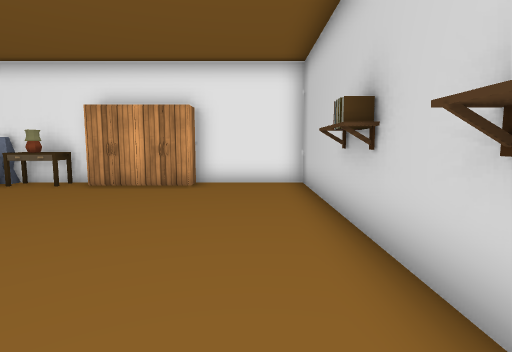
[1] (above)

22 first-person views from a walk through a Unity game level. The camera is 1.2 m above the floor, tilts 6° down and sees 80° across. Doors are open. The floor is counted in squares, 1 m on a side. Each view is taken from the middle of a square. On the plan, view 1 faces up. The plan holds only what a view shows up to about 13 squares ahead; the rest is blank. The player character is not drawn. Some surface patterns are stand-ins.

[2]
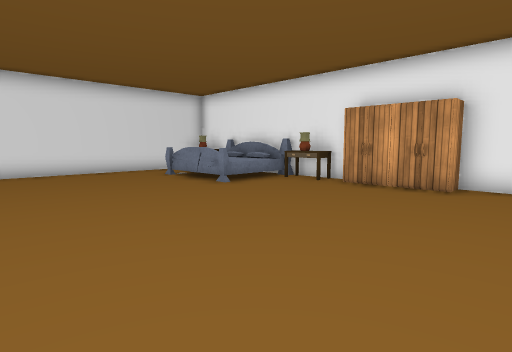

[3]
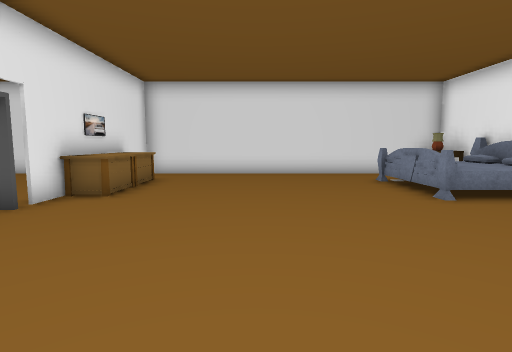

[4]
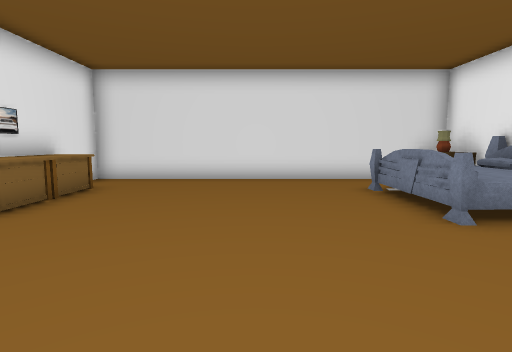

[5]
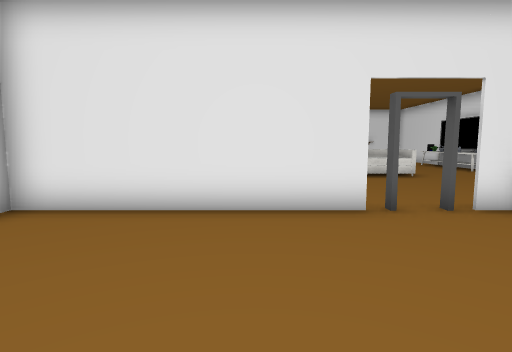

[6]
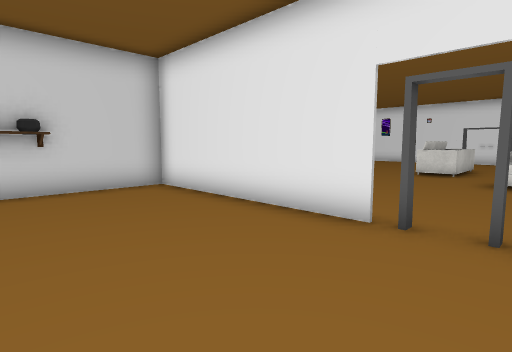

[7]
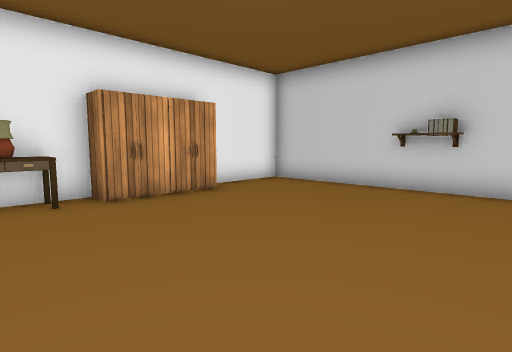

[8]
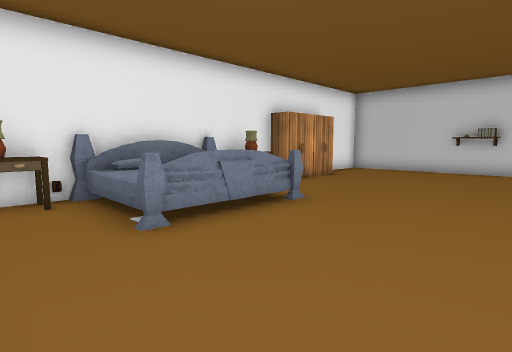

[9]
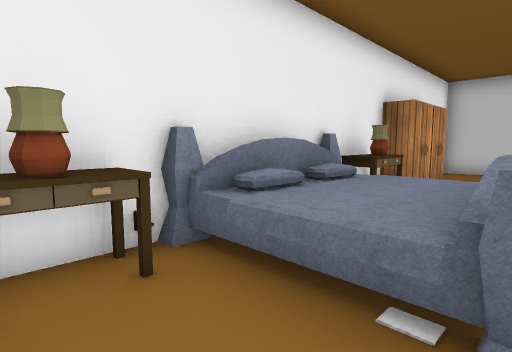

[10]
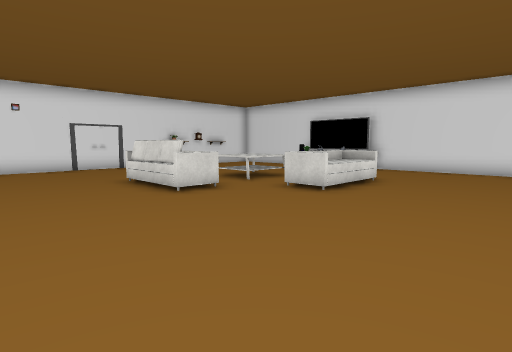

[11]
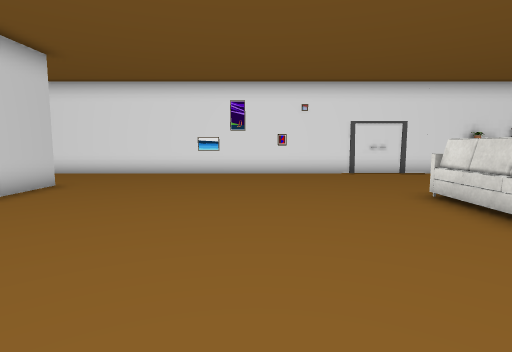

[12]
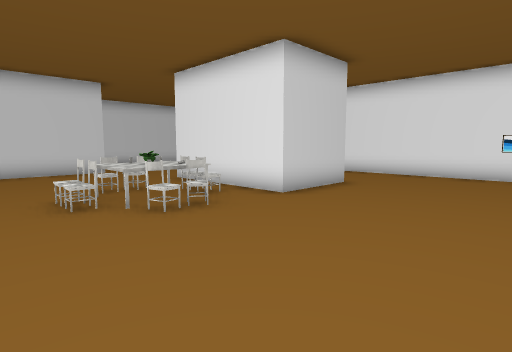

[13]
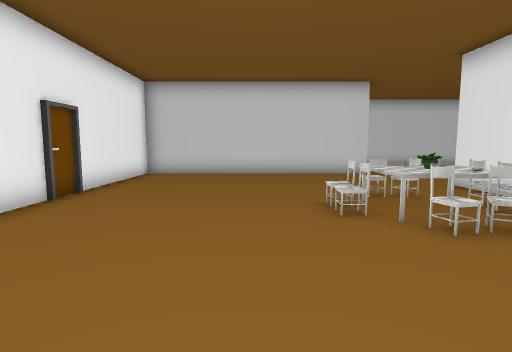

[14]
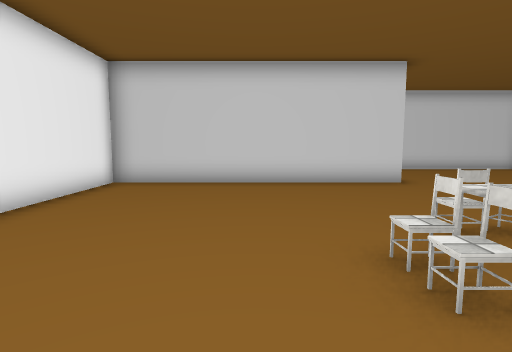

[15]
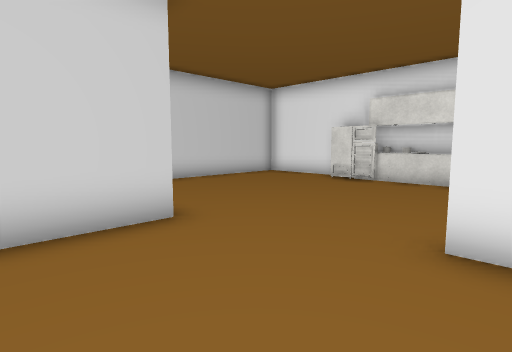

[16]
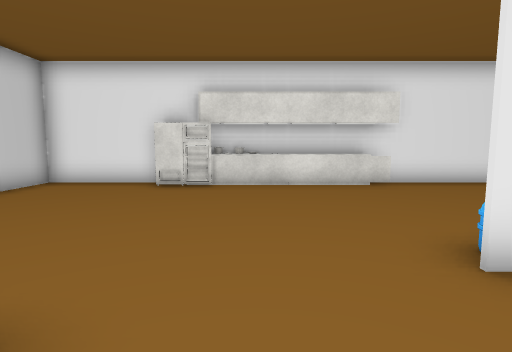

[17]
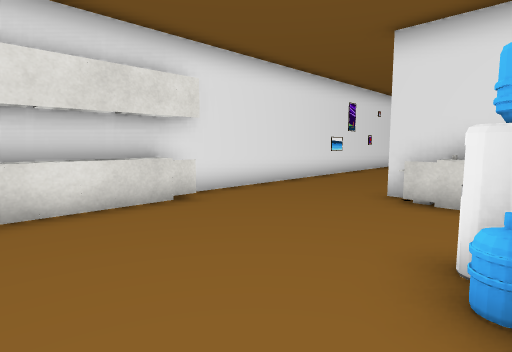

[18]
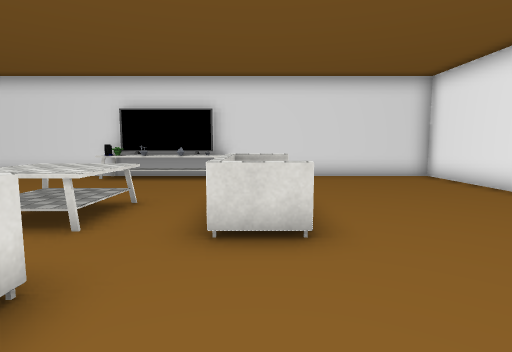

[19]
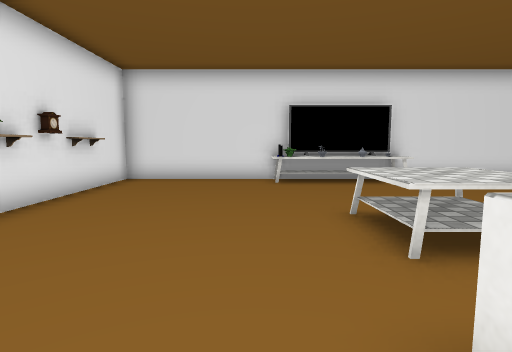

[20]
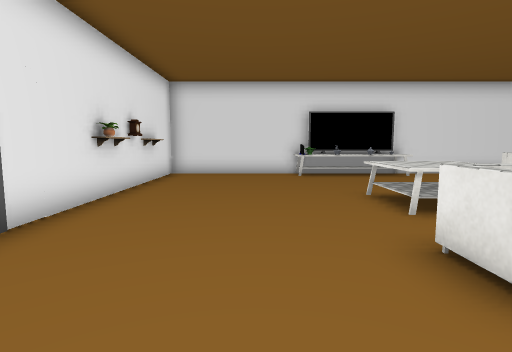

[21]
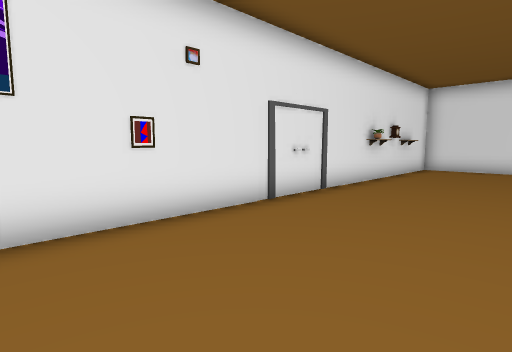

[22]
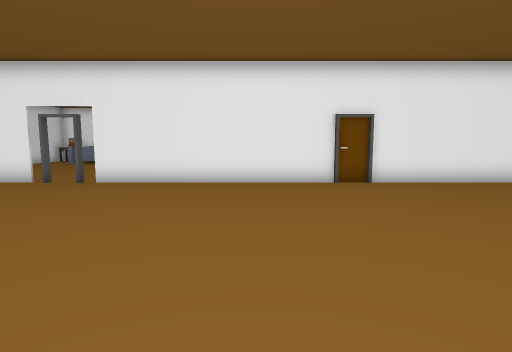

### Floor plan
Points are (right, up) in squares from view 1. A wall is a line through its corners. A room is listed if a view was taken in it or the views show most of it. See-through windows are left out.
Room 1 (views 1, 2, 3, 4, 5, 6, 7, 8, 9)
walls: (-4.8, 9.5) (-13.5, 9.5) (-13.5, -2); (-5.1, -2.5) (1.5, -2.5) (1.5, 4.5); (-7.5, -2.5) (-7, -2.5); (1.5, 8.4) (1.5, 9.5) (-1.9, 9.5); (-13.5, -2.5) (-11.4, -2.5)
ways out: opening at (-9.5, -2.2) to room 2; open door at (-6, -2.2) to room 2
objects: other object (-13, 9) to (-12, 9); other object (-11, -2); other object (-11, 6) to (-8, 9); other object (-10, -2) to (-9, -2); other object (-8, -2); other object (-7, 9); other object (-6, 9); other object (-5, 9) to (-4, 9); other object (-3, 9) to (-2, 9); other object (1, 1); other object (1, 2); other object (1, 4); other object (1, 5)
Room 2 (views 10, 11, 12, 13, 14, 15, 16, 17, 18, 19, 20, 21, 22)
walls: (7.4, -12.8) (10.5, -12.8); (4.5, -2.5) (-5, -2.5); (15.5, -11.6) (15.5, -7.5); (15.5, -5.6) (15.5, -4.5); (-6.9, -2.5) (-7.5, -2.5); (15.5, -2.5) (7.4, -2.5); (-11.4, -2.5) (-13.5, -2.5); (-13.5, -2) (-13.5, -19.5) (20.5, -19.5) (20.5, -14.4)
ways out: opening at (-9.5, -2.2) to room 1; open door at (-6, -2.2) to room 1
objects: other object (-13, -14); other object (-13, -13); other object (-13, -12); other object (-13, -11); other object (-13, -10); other object (-12, -14); other object (-11, -19); other object (-10, -19); other object (-9, -9) to (-6, -9); other object (-8, -19); other object (-8, -13) to (-6, -12); other object (-4, -14) to (-3, -11); other object (3, -19); other object (6, -14); other object (7, -15); other object (7, -14); other object (7, -10); other object (8, -12); other object (8, -11) to (9, -11); other object (8, -10) to (9, -10); other object (8, -9); other object (9, -9); other object (10, -11); other object (10, -10); other object (11, -19); other object (11, -13); other object (12, -19) to (13, -19); other object (14, -19); other object (14, -18); other object (15, -19); other object (15, -18); other object (16, -19); other object (17, -19)

Where each view was taken, in squares from view 1:
view 1: 0 up, 0 right, facing up
view 2: 0 up, 0 right, facing up-left
view 3: 2 up, 1 left, facing left
view 4: 3 up, 3 left, facing left
view 5: 3 up, 3 left, facing down
view 6: 2 up, 7 left, facing down-right
view 7: 2 up, 7 left, facing up-right
view 8: 2 up, 13 left, facing up-right
view 9: 6 up, 13 left, facing up-right
view 10: 4 down, 1 right, facing down-left
view 11: 7 down, 1 right, facing down
view 12: 7 down, 2 right, facing down-right
view 13: 7 down, 3 right, facing right
view 14: 7 down, 6 right, facing right
view 15: 9 down, 11 right, facing down-right
view 16: 10 down, 14 right, facing down
view 17: 13 down, 14 right, facing down-left
view 18: 9 down, 2 left, facing left
view 19: 15 down, 3 left, facing left
view 20: 16 down, 1 left, facing left
view 21: 15 down, 2 right, facing down-left
view 22: 12 down, 0 right, facing up
